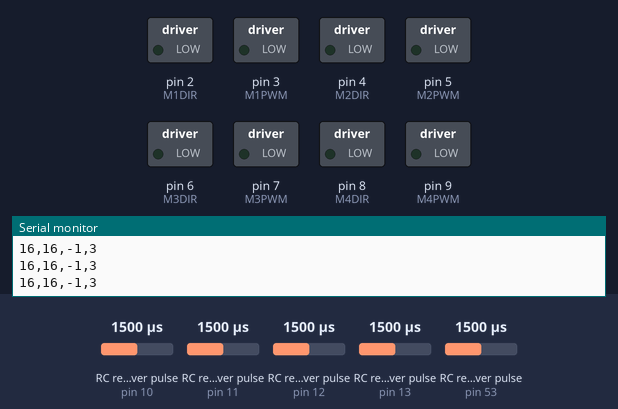
The sketch below on a simulated Arduino Mega 2560, built with avr-gcc and run on an emulated ATmega2560. On the bench: switched loads named in the sketch (green lamp = pin HIGH), the last lines printed to the serial monitor. Wiring (inferred from the names in the program): 5 × RC receiver channel: data pin 10 / data pin 11 / data pin 12 / data pin 13 / data pin 53. Inputs (shaded band) come from the test bench; at power-on: RC receiver pulse (sensors on pin 10, pin 12, pin 13, pin 11, pin 53) 1500 µs.

Above: at 1.2 s.
1.3 s: RC receiver pulse (sensor on pin 10) set to 1450 µs
2.8 s: RC receiver pulse (sensor on pin 10) set to 1439 µs
At 3.7 s:
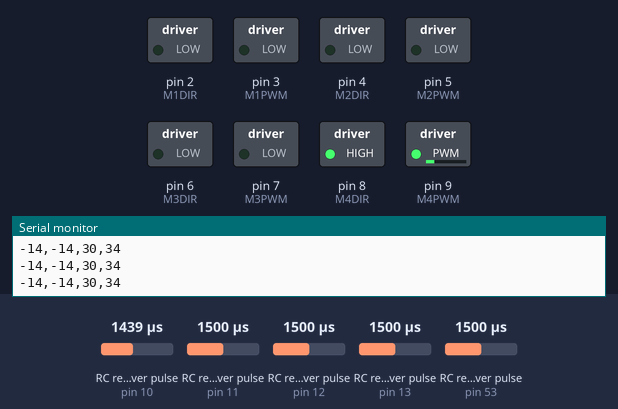
4.3 s: RC receiver pulse (sensor on pin 12) set to 1498 µs
At 5.5 s:
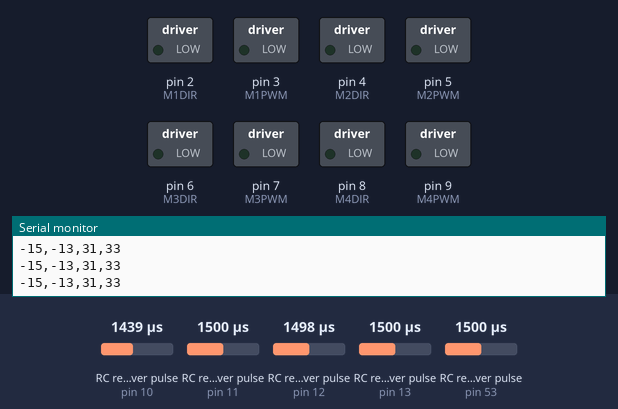
5.8 s: RC receiver pulse (sensor on pin 13) set to 1476 µs
8.8 s: RC receiver pulse (sensor on pin 13) set to 1463 µs
At 10.5 s:
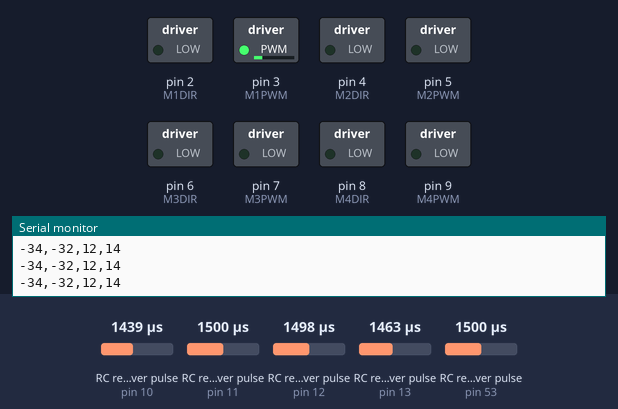
10.8 s: RC receiver pulse (sensor on pin 12) set to 1020 µs
At 11.8 s:
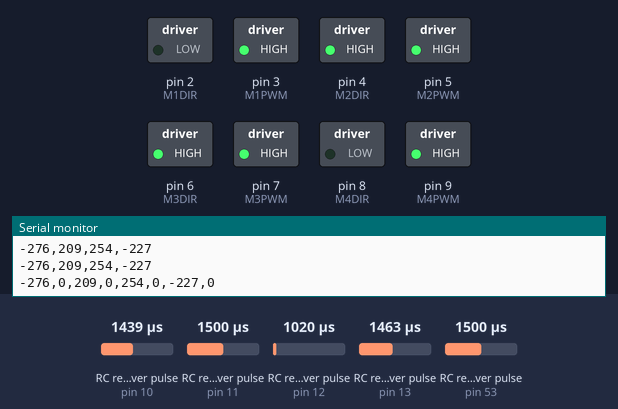
Timing chart, 0 to 13.3 s (numbered marks = the images above; inputs shaded):
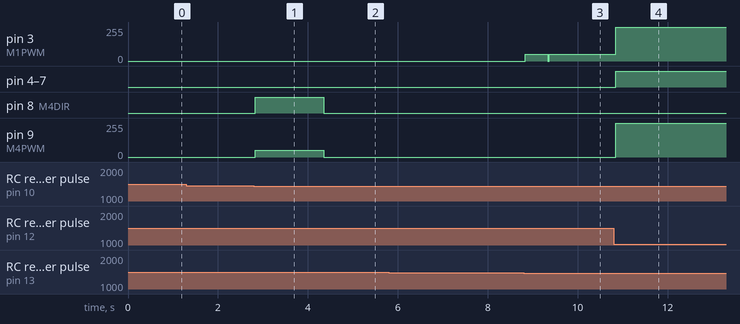

Measured:
- the behaviour switches between 1440 and 1439 µs on RC receiver pulse (sensor on pin 10) (found by bisection; images 0 and 1)
- the behaviour switches between 1499 and 1498 µs on RC receiver pulse (sensor on pin 12) (found by bisection; images 1 and 2)
- the behaviour switches between 1464 and 1463 µs on RC receiver pulse (sensor on pin 13) (found by bisection; images 2 and 3)
- after the input at 2.8 s, pin 8 (M4DIR): LOW → HIGH at once; pin 9 (M4PWM): 0/255 → 51/255 at once
- after the input at 4.3 s, pin 8 (M4DIR): HIGH → LOW after 0.05 s; pin 9 (M4PWM): 51/255 → 0/255 after 0.05 s
- after the input at 8.8 s, pin 3 (M1PWM): 0/255 → 51/255 at once
- after the input at 10.8 s, pin 3 (M1PWM): 51/255 → 255/255 after 0.05 s; pin 4 (M2DIR), pin 5 (M2PWM), pin 6 (M3DIR), pin 7 (M3PWM): LOW → HIGH after 0.05 s; pin 9 (M4PWM): 0/255 → 255/255 after 0.05 s

The sketch:

Arduino.ino
```cpp
#include <Servo.h>

// TODO: Camera

// define the pins for the motor driver
#define M1DIR 2 // FRONT LEFT DIR
#define M1PWM 3 // FRONT LEFT PWM
#define M2DIR 4 // FRONT RIGHT DIR
#define M2PWM 5  // FRONT RIGHT PWM
#define M3DIR 6 // BACK LEFT DIR
#define M3PWM 7 // BACK LEFT PWM
#define M4DIR 8 // BACK RIGHT DIR
#define M4PWM 9 // BACK RIGHT PWM

// CHANNELS ON RECEIVER, USE TO FIX PINS 10-13

// Channel 1 is forward/backward
// Channel 2 is left/right
// Channel 3 is nothing
// Channel 4 is rotation

// define the pin for the receiver
#define CH1 10
#define CH2 11
#define CH3 12
#define CH4 13
#define CH5A 53
// #define CH5B 52

// define the pins for the encoders
#define ENC1A A0
#define ENC1B A1
#define ENC2A A2
#define ENC2B A3
#define ENC3A A4
#define ENC3B A5
#define ENC4A A6
#define ENC4B A7

// Create variables to store the receiver channel values
int ch1Value = 0;
int ch2Value = 0;
int ch3Value = 0;
int ch4Value = 0;
int ch5AValue = 0;
// int ch5BValue = 0;

// Create variables to store the encoder counts and previous counts for each motor
long enc1Count = 0;
long enc1PrevCount = 0;
long enc2Count = 0;
long enc2PrevCount = 0;
long enc3Count = 0;
long enc3PrevCount = 0;
long enc4Count = 0;
long enc4PrevCount = 0;

// Create variables to store the PID values for all motors
const double kp = 1.5;
const double ki = 0.0;
const double kd = 0.01;

// Create variables to store the error, integral, and derivative values for each motor's PID control loop
double error1 = 0;
double integral1 = 0;
double derivative1 = 0;
double error2 = 0;
double integral2 = 0;
double derivative2 = 0;
double error3 = 0;
double integral3 = 0;
double derivative3 = 0;
double error4 = 0;
double integral4 = 0;
double derivative4 = 0;

// Motor Offset
double M1offset = 16.8;
double M2offset = 16.9;
double M3offset = -1;
double M4offset = 3.01;

//Serial Plotter
// Create variables to store the sum of the error values for each motor
double errorSum1 = 0;
double errorSum2 = 0;
double errorSum3 = 0;
double errorSum4 = 0;

// Create a variable to count the number of loop iterations
int loopCount = 0;

// Deadband size
double deadBand = 50;  // (1 controller tick = 100, default 20-80)

// Slow mode
double slowMo = 100;

// Logging
int slowlog = 0;
int slowlog2 = 0;

void setup() {
  // initialize the motor driver pins as outputs
  pinMode(M1DIR, OUTPUT);
  pinMode(M1PWM, OUTPUT);
  pinMode(M2DIR, OUTPUT);
  pinMode(M2PWM, OUTPUT);
  pinMode(M3DIR, OUTPUT);
  pinMode(M3PWM, OUTPUT);
  pinMode(M4DIR, OUTPUT);
  pinMode(M4PWM, OUTPUT);

  // initialize the receiver pins as inputs
  pinMode(CH1, INPUT);
  pinMode(CH2, INPUT);
  pinMode(CH3, INPUT);
  pinMode(CH4, INPUT);
  pinMode(CH5A, INPUT);
  // pinMode(CH5B, INPUT);

  // initialize the encoder pins as inputs and attach interrupts to them to count pulses from the encoders
  pinMode(ENC1A, INPUT_PULLUP);
  attachInterrupt(digitalPinToInterrupt(ENC1A), countEnc1A, CHANGE);
  pinMode(ENC1B, INPUT_PULLUP);
  attachInterrupt(digitalPinToInterrupt(ENC1B), countEnc1B, CHANGE);
  pinMode(ENC2A, INPUT_PULLUP);
  attachInterrupt(digitalPinToInterrupt(ENC2A), countEnc2A, CHANGE);
  pinMode(ENC2B, INPUT_PULLUP);
  attachInterrupt(digitalPinToInterrupt(ENC2B), countEnc2B, CHANGE);
  pinMode(ENC3A, INPUT_PULLUP);
  attachInterrupt(digitalPinToInterrupt(ENC3A), countEnc3A, CHANGE);
  pinMode(ENC3B, INPUT_PULLUP);
  attachInterrupt(digitalPinToInterrupt(ENC3B), countEnc3B, CHANGE);
  pinMode(ENC4A, INPUT_PULLUP);
  attachInterrupt(digitalPinToInterrupt(ENC4A), countEnc4A, CHANGE);
  pinMode(ENC4B, INPUT_PULLUP);
  attachInterrupt(digitalPinToInterrupt(ENC4B), countEnc4B, CHANGE);

  //Serial Plotter
  Serial.begin(9600);
}

void loop() {
  // Read the values from the receiver channels using pulseIn()
  ch1Value = pulseIn(CH1, HIGH);
  ch2Value = pulseIn(CH2, HIGH);
  ch3Value = pulseIn(CH3, HIGH);
  ch4Value = pulseIn(CH4, HIGH);
  ch5AValue = pulseIn(CH5A, HIGH);
  // ch5BValue = pulseIn(CH5B, HIGH);

  if (slowlog >= 100) {
    // Print the receiver channel values for debugging
    Serial.print("CH1: ");
    Serial.print(ch1Value);
    Serial.print(" CH2: ");
    Serial.print(ch2Value);
    Serial.print(" CH3: ");
    Serial.print(ch3Value);
    Serial.print(" CH4: ");
    Serial.println(ch4Value);
    Serial.print(" CH5A: ");
    Serial.println(ch5AValue);
    Serial.println(slowMo);
    slowlog = 0;
  } else {
    slowlog += 10;
  }

  // Map the receiver channel values to a range of -500 to +500
  int x = map(ch1Value, 1000, 2000, -253, +253); //Counter
  int y = map(ch3Value, 1000, 2000, -253, +253);  // Channel 3 is left/right // forward
  int r = map(ch4Value, 1000, 2000, -253, +253); // Channel 4 is clockwise/counter-clockwise // left right

  // Calculate the desired motor speeds for a mecanum drive (X is forward, Y is right, R is clockwise)
  int m1Speed = x + y + r + M1offset; // M1 is front left
  int m2Speed = x - y + r + M2offset; // M2 is front right
  int m3Speed = -x - y + r + M3offset; // M3 is back left
  int m4Speed = -x + y + r + M4offset; // M4 is back right

  // Send the analog values for the motors without additional characters
  Serial.print(m1Speed);
  Serial.print(",");
  Serial.print(m2Speed);
  Serial.print(",");
  Serial.print(m3Speed);
  Serial.print(",");
  Serial.println(m4Speed);

  // Calculate the actual motor speeds based on the encoder counts
  long enc1Delta = enc1Count - enc1PrevCount;
  long enc2Delta = enc2Count - enc2PrevCount;
  long enc3Delta = enc3Count - enc3PrevCount;
  long enc4Delta = enc4Count - enc4PrevCount;
  int m1ActualSpeed = map(enc1Delta, -1000, 1000, -253, +253);
  int m2ActualSpeed = map(enc2Delta, -1000, 1000, -253, +253);
  int m3ActualSpeed = map(enc3Delta, -1000, 1000, -253, +253);
  int m4ActualSpeed = map(enc4Delta, -1000, 1000, -253, +253);

  // Calculate the error between the desired and actual motor speeds
  error1 = m1Speed - m1ActualSpeed;
  error2 = m2Speed - m2ActualSpeed;
  error3 = m3Speed - m3ActualSpeed;
  error4 = m4Speed - m4ActualSpeed;

  // Update the integral and derivative values for each motor's PID control loop
  integral1 += error1;
  derivative1 = error1 - (m1Speed - map(enc1PrevCount - enc1Count, -1000, 1000, -253, +253));
  integral2 += error2;
  derivative2 = error2 - (m2Speed - map(enc2PrevCount - enc2Count, -1000, 1000, -253, +253));
  integral3 += error3;
  derivative3 = error3 - (m3Speed - map(enc3PrevCount - enc3Count, -1000, 1000, -253, +253));
  integral4 += error4;
  derivative4 = error4 - (m4Speed - map(enc4PrevCount - enc4Count, -1000, 1000, -253, +253));

  // Calculate the PID output for each motor
  int pidOutput1 = kp * error1 + ki * integral1 + kd * derivative1;
  int pidOutput2 = kp * error2 + ki * integral2 + kd * derivative2;
  int pidOutput3 = kp * error3 + ki * integral3 + kd * derivative3;
  int pidOutput4 = kp * error4 + ki * integral4 + kd * derivative4;

  // Set the direction and speed of each motor based on the PID output
  setMotor(M1DIR, M1PWM, pidOutput1, 1); // M1 is front left, DIR Pin = 2, PWM Pin = 3
  setMotor(M2DIR, M2PWM, pidOutput2, 2); // M2 is front right, DIR Pin = 4, PWM Pin = 5
  setMotor(M3DIR, M3PWM, pidOutput3, 3); // M3 is back left, DIR Pin = 6, PWM Pin = 7
  setMotor(M4DIR, M4PWM, pidOutput4, 4); // M4 is back right, DIR Pin = 8, PWM Pin = 9

  // Serial Plotter
  // Calculate the average error values for each motor
  double avgError1 = errorSum1 / loopCount;
  double avgError2 = errorSum2 / loopCount;
  double avgError3 = errorSum3 / loopCount;
  double avgError4 = errorSum4 / loopCount;

  // Plot the expected and actual values for each motor using the Serial Plotter
  if (slowlog2 >= 100) {
    Serial.print(m1Speed);
    Serial.print(",");
    Serial.print(m1ActualSpeed);
    Serial.print(",");
    Serial.print(m2Speed);
    Serial.print(",");
    Serial.print(m2ActualSpeed);
    Serial.print(",");
    Serial.print(m3Speed);
    Serial.print(",");
    Serial.print(m3ActualSpeed);
    Serial.print(",");
    Serial.print(m4Speed);
    Serial.print(",");
    Serial.println(m4ActualSpeed);
    slowlog2 = 0;
  } else {
    slowlog2 += 5;
  }

  // Update the sum of the error values and the loop count
  errorSum1 += error1;
  errorSum2 += error2;
  errorSum3 += error3;
  errorSum4 += error4;
  loopCount++;

  delay(10);
}

void setMotor(int dirPin, int pwmPin, int speed, int motorNum) {
  if (!motorNum) {
    return;
  }

  // Constrain the speed to the range [-255, +255]
  speed = constrain(speed, -255, +255);

  // Slow mode variable
 // slowMo = map(ch5AValue, 1000, 2000, 0, 100); // In percentage

  // Determine the direction and PWM value based on the speed
  int dir = (speed > 0) ? HIGH : LOW;
  int pwm = abs(speed);

  if (abs(speed) > deadBand) {
    // Set the direction and PWM value for the specified motor
    if (motorNum == 3) {
      digitalWrite(dirPin, HIGH); // Change
      analogWrite(pwmPin, pwm); // Change
    } else {
      digitalWrite(dirPin, dir);
      analogWrite(pwmPin, pwm * (slowMo / 100));
    }
  } else {
    digitalWrite(dirPin, LOW);
    analogWrite(pwmPin, 0);
  }
}

void countEnc1A() {
  if (digitalRead(ENC1B) == HIGH) {
    enc1Count++;
  } else {
    enc1Count--;
  }
}

void countEnc1B() {
  if (digitalRead(ENC1A) == LOW) {
    enc1Count++;
  } else {
    enc1Count--;
  }
}

void countEnc2A() {
  if (digitalRead(ENC2B) == HIGH) {
    enc2Count++;
  } else {
    enc2Count--;
  }
}

void countEnc2B() {
  if (digitalRead(ENC2A) == LOW) {
    enc2Count++;
  } else {
    enc2Count--;
  }
}

void countEnc3A() {
  if (digitalRead(ENC3B) == HIGH) {
    enc3Count++;
  } else {
    enc3Count--;
  }
}

void countEnc3B() {
  if (digitalRead(ENC3A) == LOW) {
    enc3Count++;
  } else {
    enc3Count--;
  }
}

void countEnc4A() {
  if (digitalRead(ENC4B) == HIGH) {
    enc4Count++;
  } else {
    enc4Count--;
  }
}

void countEnc4B() {
  if (digitalRead(ENC4A) == LOW) {
    enc4Count++;
  } else {
    enc4Count--;
  }
}
```
